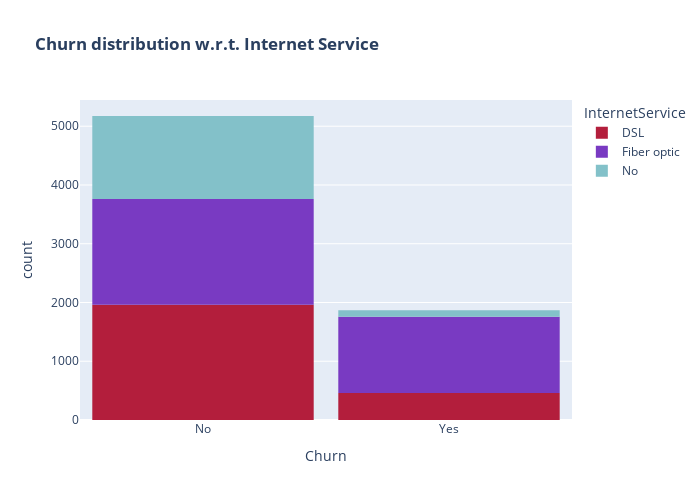

This figure's notebook cell:
### Code cell
color_map = {"DSL": '#b31e3c', "Fiber optic": '#793ac2' ,'No':'#83c1c9'}
fig = px.histogram(ch, x="Churn", color="InternetService",  title="<b>Churn distribution w.r.t. Internet Service </b>", color_discrete_map=color_map)
fig.update_layout(width=700, height=500, bargap=0.1)
fig.show()

### Figure 1 — Plotly figure (JSON) as saved in the notebook; plotly's stock layout.template omitted (floating-point values rounded to 4 significant figures; data arrays with more than 128 entries replaced by an {"elided": "..."} marker saying what was removed)
{"data": [{"alignmentgroup": "True", "bingroup": "x", "hovertemplate": "InternetService=DSL<br>Churn=%{x}<br>count=%{y}<extra></extra>", "legendgroup": "DSL", "marker": {"color": "#b31e3c", "pattern": {"shape": ""}}, "name": "DSL", "offsetgroup": "DSL", "orientation": "v", "showlegend": true, "type": "histogram", "x": {"elided": "2421 str values"}, "xaxis": "x", "yaxis": "y"}, {"alignmentgroup": "True", "bingroup": "x", "hovertemplate": "InternetService=Fiber optic<br>Churn=%{x}<br>count=%{y}<extra></extra>", "legendgroup": "Fiber optic", "marker": {"color": "#793ac2", "pattern": {"shape": ""}}, "name": "Fiber optic", "offsetgroup": "Fiber optic", "orientation": "v", "showlegend": true, "type": "histogram", "x": {"elided": "3096 str values"}, "xaxis": "x", "yaxis": "y"}, {"alignmentgroup": "True", "bingroup": "x", "hovertemplate": "InternetService=No<br>Churn=%{x}<br>count=%{y}<extra></extra>", "legendgroup": "No", "marker": {"color": "#83c1c9", "pattern": {"shape": ""}}, "name": "No", "offsetgroup": "No", "orientation": "v", "showlegend": true, "type": "histogram", "x": {"elided": "1526 str values"}, "xaxis": "x", "yaxis": "y"}], "layout": {"bargap": 0.1, "barmode": "relative", "height": 500, "legend": {"title": {"text": "InternetService"}, "tracegroupgap": 0}, "title": {"text": "<b>Churn distribution w.r.t. Internet Service </b>"}, "width": 700, "xaxis": {"anchor": "y", "autorange": true, "domain": [0, 1], "range": [-0.5, 1.5], "title": {"text": "Churn"}, "type": "category"}, "yaxis": {"anchor": "x", "autorange": true, "domain": [0, 1], "range": [0, 5446.0], "title": {"text": "count"}}}}
